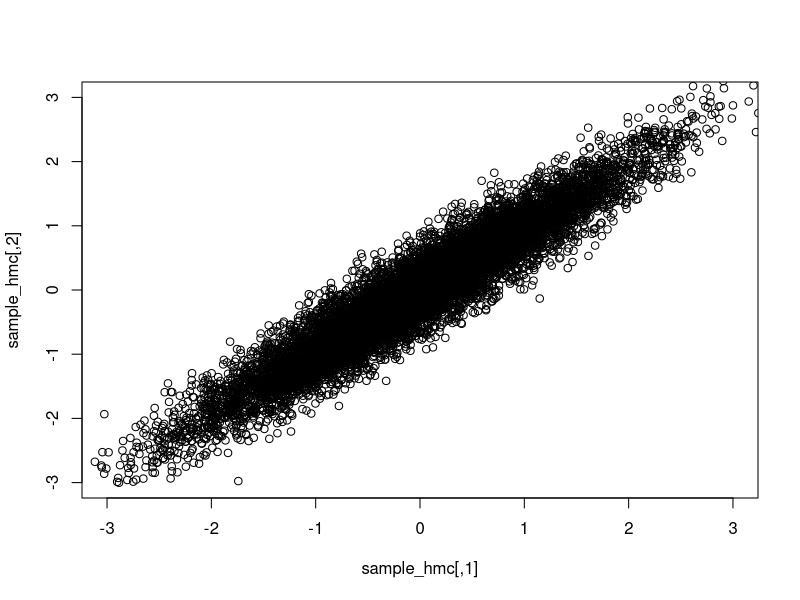
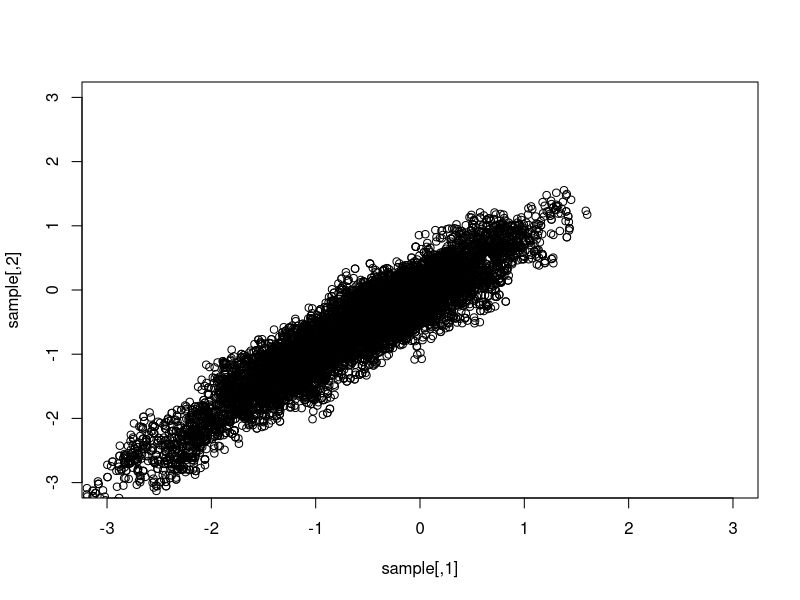

Write the R code that produced these figures, in order.
library(numDeriv)
library(mvtnorm)

# We will sample from bivariate MVN(c(0,0), Sigma), with a very high correlation.

rho <- 0.95
Sigma <- matrix(c(1, rho, rho, 1), nrow=2)
Sigma_inv <- solve(Sigma)

# As in Neal's tutorial
       
# U is minus the log likelihood
U <- function(q) {
  return(as.numeric(matrix(q, nrow=1) %*% Sigma_inv %*% matrix(q, nrow=2))/2 + log(2*pi) + 0.5*log(det(Sigma)))
}

# Gradient of U
grad_U <- function(q) {
  return(as.numeric(Sigma_inv %*% matrix(q, nrow=2)))
}

# HMC Sampler
HMC <- function(U, grad_U, epsilon, L, current_q) {
  
  # Current "position"
  q <- current_q
  
  # Sample a momentum and initialize
  p <- rnorm(length(q), 0, 1)
  current_p <- p
  
  # Make the first half step
  p <- p - epsilon*grad_U(q) / 2
  
  # Do the leapfrog part
  for (i in 1:L) {
    q <- q + epsilon*p
    if (i < L) p <- p - epsilon*grad_U(q)
  }
  
  # Make the last half step
  p <- p - epsilon*grad_U(q) / 2
  p <- -p
  
  # Accept or reject the proposal (q)
  current_U <- U(current_q)
  current_K <- sum(current_p^2) / 2
  proposed_U <- U(q)
  proposed_K <- sum(p^2) / 2
  if (runif(1) < exp(proposed_U+proposed_K-current_U-current_K))
    return(list(new_val=q, accepted=1))
  else
    return(list(new_val = current_q, accepted=0))
}

# Random walk Metropolis Sampler
Metropolis_sampler <- function(current_q, proposal_sd) {
  
  q <- current_q + rnorm(2, 0, proposal_sd)

  # Accept or reject the proposal (q)
  num <- -U(q)
  den <- -U(current_q)
  
  if (runif(1) < exp(num-den))
    return(list(new_val=q, accepted=1))
  else
    return(list(new_val = current_q, accepted=0))
}


# Step size
epsilon <- 1/30

# Number ofleapfrog jumps
L <- 30

init <- c(0,0)

# Number of posterior sample
n_mcmc <- 10000

# Initialize chain
sample_hmc <- matrix(0, nrow=n_mcmc, ncol=2)
sample_hmc[1,] <- init
accepted_hmc <- 0

# Sample from target distribution
for(i in 2:n_mcmc) {
  temp <- HMC(U=U, grad_U=grad_U, epsilon=epsilon, L=L, current_q = sample_hmc[i-1,])
  sample_hmc[i,] <- temp$new_val
  accepted_hmc <- accepted_hmc + temp$accepted
}

# Verify that the values drawn are actually from the target distribution
plot(sample_hmc, xlim=c(-3, 3), ylim=c(-3, 3))
cor(sample_hmc)

# Acceptance rate (should be very high)
accepted_hmc / n_mcmc

## Do the same thing for the random walk Metropolis sampler
# Initialize chain
sample <- matrix(0, nrow=n_mcmc, ncol=2)
sample[1,] <- init
accepted <- 0
proposal_sd <- 0.1

# Sample from target distribution
for(i in 2:n_mcmc) {
  temp <- Metropolis_sampler(sample[i-1,], proposal_sd)
  sample[i,] <- temp$new_val
  accepted <- accepted + temp$accepted
}

# Verify that the values drawn are actually from the target distribution
plot(sample, xlim=c(-3, 3), ylim=c(-3, 3))
cor(sample)

# Acceptance rate (should be very high)
accepted / n_mcmc